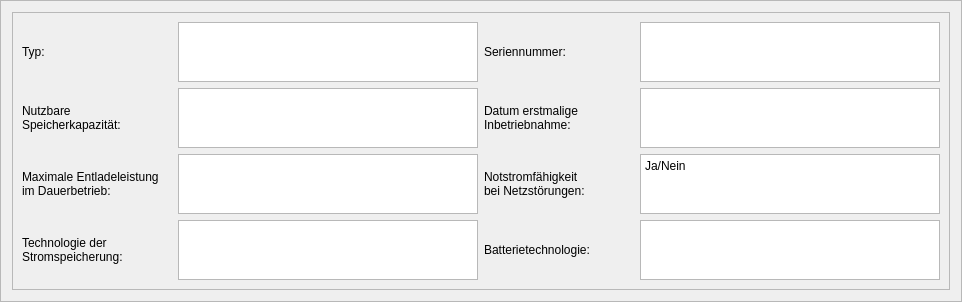
                          <widget class="QFrame" name="frame_24">
                           <property name="frameShape">
                            <enum>QFrame::StyledPanel</enum>
                           </property>
                           <property name="frameShadow">
                            <enum>QFrame::Raised</enum>
                           </property>
                           <layout class="QVBoxLayout" name="verticalLayout_11">
                            <item alignment="Qt::AlignLeft">
                             <widget class="QFrame" name="frame_23">
                              <property name="sizePolicy">
                               <sizepolicy hsizetype="MinimumExpanding" vsizetype="MinimumExpanding">
                                <horstretch>0</horstretch>
                                <verstretch>0</verstretch>
                               </sizepolicy>
                              </property>
                              <property name="frameShape">
                               <enum>QFrame::StyledPanel</enum>
                              </property>
                              <property name="frameShadow">
                               <enum>QFrame::Raised</enum>
                              </property>
                              <layout class="QGridLayout" name="gridLayout_13">
                               <item row="3" column="3">
                                <widget class="QLabel" name="bat_technology_label">
                                 <property name="sizePolicy">
                                  <sizepolicy hsizetype="MinimumExpanding" vsizetype="MinimumExpanding">
                                   <horstretch>0</horstretch>
                                   <verstretch>0</verstretch>
                                  </sizepolicy>
                                 </property>
                                 <property name="minimumSize">
                                  <size>
                                   <width>150</width>
                                   <height>30</height>
                                  </size>
                                 </property>
                                 <property name="maximumSize">
                                  <size>
                                   <width>300</width>
                                   <height>60</height>
                                  </size>
                                 </property>
                                 <property name="text">
                                  <string>Batterietechnologie:</string>
                                 </property>
                                </widget>
                               </item>
                               <item row="0" column="2" alignment="Qt::AlignLeft">
                                <widget class="QPlainTextEdit" name="bat_storage_type_text">
                                 <property name="sizePolicy">
                                  <sizepolicy hsizetype="MinimumExpanding" vsizetype="MinimumExpanding">
                                   <horstretch>0</horstretch>
                                   <verstretch>0</verstretch>
                                  </sizepolicy>
                                 </property>
                                 <property name="minimumSize">
                                  <size>
                                   <width>300</width>
                                   <height>30</height>
                                  </size>
                                 </property>
                                 <property name="maximumSize">
                                  <size>
                                   <width>500</width>
                                   <height>60</height>
                                  </size>
                                 </property>
                                </widget>
                               </item>
                               <item row="1" column="2" alignment="Qt::AlignLeft">
                                <widget class="QPlainTextEdit" name="bat_storage_cap_text">
                                 <property name="sizePolicy">
                                  <sizepolicy hsizetype="MinimumExpanding" vsizetype="MinimumExpanding">
                                   <horstretch>0</horstretch>
                                   <verstretch>0</verstretch>
                                  </sizepolicy>
                                 </property>
                                 <property name="minimumSize">
                                  <size>
                                   <width>300</width>
                                   <height>30</height>
                                  </size>
                                 </property>
                                 <property name="maximumSize">
                                  <size>
                                   <width>500</width>
                                   <height>60</height>
                                  </size>
                                 </property>
                                </widget>
                               </item>
                               <item row="2" column="3">
                                <widget class="QLabel" name="em_pow_ability_bool_label">
                                 <property name="sizePolicy">
                                  <sizepolicy hsizetype="MinimumExpanding" vsizetype="MinimumExpanding">
                                   <horstretch>0</horstretch>
                                   <verstretch>0</verstretch>
                                  </sizepolicy>
                                 </property>
                                 <property name="minimumSize">
                                  <size>
                                   <width>150</width>
                                   <height>30</height>
                                  </size>
                                 </property>
                                 <property name="maximumSize">
                                  <size>
                                   <width>300</width>
                                   <height>60</height>
                                  </size>
                                 </property>
                                 <property name="text">
                                  <string>Notstromfähigkeit
bei Netzstörungen: </string>
                                 </property>
                                </widget>
                               </item>
                               <item row="3" column="4" alignment="Qt::AlignLeft">
                                <widget class="QPlainTextEdit" name="bat_technology_text">
                                 <property name="sizePolicy">
                                  <sizepolicy hsizetype="MinimumExpanding" vsizetype="MinimumExpanding">
                                   <horstretch>0</horstretch>
                                   <verstretch>0</verstretch>
                                  </sizepolicy>
                                 </property>
                                 <property name="minimumSize">
                                  <size>
                                   <width>300</width>
                                   <height>30</height>
                                  </size>
                                 </property>
                                 <property name="maximumSize">
                                  <size>
                                   <width>500</width>
                                   <height>60</height>
                                  </size>
                                 </property>
                                </widget>
                               </item>
                               <item row="2" column="0">
                                <widget class="QLabel" name="max_discharge_pow_label">
                                 <property name="sizePolicy">
                                  <sizepolicy hsizetype="MinimumExpanding" vsizetype="MinimumExpanding">
                                   <horstretch>0</horstretch>
                                   <verstretch>0</verstretch>
                                  </sizepolicy>
                                 </property>
                                 <property name="minimumSize">
                                  <size>
                                   <width>150</width>
                                   <height>30</height>
                                  </size>
                                 </property>
                                 <property name="maximumSize">
                                  <size>
                                   <width>300</width>
                                   <height>60</height>
                                  </size>
                                 </property>
                                 <property name="text">
                                  <string>Maximale Entladeleistung 
im Dauerbetrieb:</string>
                                 </property>
                                </widget>
                               </item>
                               <item row="0" column="4" alignment="Qt::AlignLeft">
                                <widget class="QPlainTextEdit" name="bat_storage_SN_text">
                                 <property name="sizePolicy">
                                  <sizepolicy hsizetype="MinimumExpanding" vsizetype="MinimumExpanding">
                                   <horstretch>0</horstretch>
                                   <verstretch>0</verstretch>
                                  </sizepolicy>
                                 </property>
                                 <property name="minimumSize">
                                  <size>
                                   <width>300</width>
                                   <height>30</height>
                                  </size>
                                 </property>
                                 <property name="maximumSize">
                                  <size>
                                   <width>500</width>
                                   <height>60</height>
                                  </size>
                                 </property>
                                </widget>
                               </item>
                               <item row="1" column="3">
                                <widget class="QLabel" name="bat_commiss_date_label">
                                 <property name="sizePolicy">
                                  <sizepolicy hsizetype="MinimumExpanding" vsizetype="MinimumExpanding">
                                   <horstretch>0</horstretch>
                                   <verstretch>0</verstretch>
                                  </sizepolicy>
                                 </property>
                                 <property name="minimumSize">
                                  <size>
                                   <width>150</width>
                                   <height>30</height>
                                  </size>
                                 </property>
                                 <property name="maximumSize">
                                  <size>
                                   <width>300</width>
                                   <height>60</height>
                                  </size>
                                 </property>
                                 <property name="text">
                                  <string>Datum erstmalige
Inbetriebnahme:</string>
                                 </property>
                                </widget>
                               </item>
                               <item row="0" column="3">
                                <widget class="QLabel" name="bat_storage_SN_label">
                                 <property name="sizePolicy">
                                  <sizepolicy hsizetype="MinimumExpanding" vsizetype="MinimumExpanding">
                                   <horstretch>0</horstretch>
                                   <verstretch>0</verstretch>
                                  </sizepolicy>
                                 </property>
                                 <property name="minimumSize">
                                  <size>
                                   <width>150</width>
                                   <height>30</height>
                                  </size>
                                 </property>
                                 <property name="maximumSize">
                                  <size>
                                   <width>300</width>
                                   <height>60</height>
                                  </size>
                                 </property>
                                 <property name="text">
                                  <string>Seriennummer:</string>
                                 </property>
                                </widget>
                               </item>
                               <item row="3" column="2" alignment="Qt::AlignLeft">
                                <widget class="QPlainTextEdit" name="energy_storage_type_text">
                                 <property name="sizePolicy">
                                  <sizepolicy hsizetype="MinimumExpanding" vsizetype="MinimumExpanding">
                                   <horstretch>0</horstretch>
                                   <verstretch>0</verstretch>
                                  </sizepolicy>
                                 </property>
                                 <property name="minimumSize">
                                  <size>
                                   <width>300</width>
                                   <height>30</height>
                                  </size>
                                 </property>
                                 <property name="maximumSize">
                                  <size>
                                   <width>500</width>
                                   <height>60</height>
                                  </size>
                                 </property>
                                </widget>
                               </item>
                               <item row="2" column="2" alignment="Qt::AlignLeft">
                                <widget class="QPlainTextEdit" name="max_discharge_pow_text">
                                 <property name="sizePolicy">
                                  <sizepolicy hsizetype="MinimumExpanding" vsizetype="MinimumExpanding">
                                   <horstretch>0</horstretch>
                                   <verstretch>0</verstretch>
                                  </sizepolicy>
                                 </property>
                                 <property name="minimumSize">
                                  <size>
                                   <width>300</width>
                                   <height>30</height>
                                  </size>
                                 </property>
                                 <property name="maximumSize">
                                  <size>
                                   <width>500</width>
                                   <height>60</height>
                                  </size>
                                 </property>
                                </widget>
                               </item>
                               <item row="2" column="4" alignment="Qt::AlignLeft|Qt::AlignVCenter">
                                <widget class="QPlainTextEdit" name="em_pow_ability_bool_text">
                                 <property name="sizePolicy">
                                  <sizepolicy hsizetype="MinimumExpanding" vsizetype="MinimumExpanding">
                                   <horstretch>0</horstretch>
                                   <verstretch>0</verstretch>
                                  </sizepolicy>
                                 </property>
                                 <property name="minimumSize">
                                  <size>
                                   <width>300</width>
                                   <height>30</height>
                                  </size>
                                 </property>
                                 <property name="maximumSize">
                                  <size>
                                   <width>500</width>
                                   <height>60</height>
                                  </size>
                                 </property>
                                 <property name="plainText">
                                  <string>Ja/Nein</string>
                                 </property>
                                </widget>
                               </item>
                               <item row="1" column="0">
                                <widget class="QLabel" name="bat_storage_cap_label">
                                 <property name="sizePolicy">
                                  <sizepolicy hsizetype="MinimumExpanding" vsizetype="MinimumExpanding">
                                   <horstretch>0</horstretch>
                                   <verstretch>0</verstretch>
                                  </sizepolicy>
                                 </property>
                                 <property name="minimumSize">
                                  <size>
                                   <width>150</width>
                                   <height>30</height>
                                  </size>
                                 </property>
                                 <property name="maximumSize">
                                  <size>
                                   <width>300</width>
                                   <height>60</height>
                                  </size>
                                 </property>
                                 <property name="text">
                                  <string>Nutzbare
Speicherkapazität:</string>
                                 </property>
                                </widget>
                               </item>
                               <item row="3" column="0">
                                <widget class="QLabel" name="energy_storage_type_label">
                                 <property name="sizePolicy">
                                  <sizepolicy hsizetype="MinimumExpanding" vsizetype="MinimumExpanding">
                                   <horstretch>0</horstretch>
                                   <verstretch>0</verstretch>
                                  </sizepolicy>
                                 </property>
                                 <property name="minimumSize">
                                  <size>
                                   <width>150</width>
                                   <height>30</height>
                                  </size>
                                 </property>
                                 <property name="maximumSize">
                                  <size>
                                   <width>300</width>
                                   <height>60</height>
                                  </size>
                                 </property>
                                 <property name="text">
                                  <string>Technologie der 
Stromspeicherung:</string>
                                 </property>
                                </widget>
                               </item>
                               <item row="1" column="4">
                                <widget class="QPlainTextEdit" name="bat_commiss_date_text">
                                 <property name="sizePolicy">
                                  <sizepolicy hsizetype="MinimumExpanding" vsizetype="MinimumExpanding">
                                   <horstretch>0</horstretch>
                                   <verstretch>0</verstretch>
                                  </sizepolicy>
                                 </property>
                                 <property name="minimumSize">
                                  <size>
                                   <width>300</width>
                                   <height>30</height>
                                  </size>
                                 </property>
                                 <property name="maximumSize">
                                  <size>
                                   <width>500</width>
                                   <height>60</height>
                                  </size>
                                 </property>
                                </widget>
                               </item>
                               <item row="0" column="0">
                                <widget class="QLabel" name="bat_storage_type_label">
                                 <property name="sizePolicy">
                                  <sizepolicy hsizetype="MinimumExpanding" vsizetype="MinimumExpanding">
                                   <horstretch>0</horstretch>
                                   <verstretch>0</verstretch>
                                  </sizepolicy>
                                 </property>
                                 <property name="minimumSize">
                                  <size>
                                   <width>150</width>
                                   <height>30</height>
                                  </size>
                                 </property>
                                 <property name="maximumSize">
                                  <size>
                                   <width>300</width>
                                   <height>60</height>
                                  </size>
                                 </property>
                                 <property name="text">
                                  <string>Typ:</string>
                                 </property>
                                </widget>
                               </item>
                              </layout>
                             </widget>
                            </item>
                           </layout>
                          </widget>
